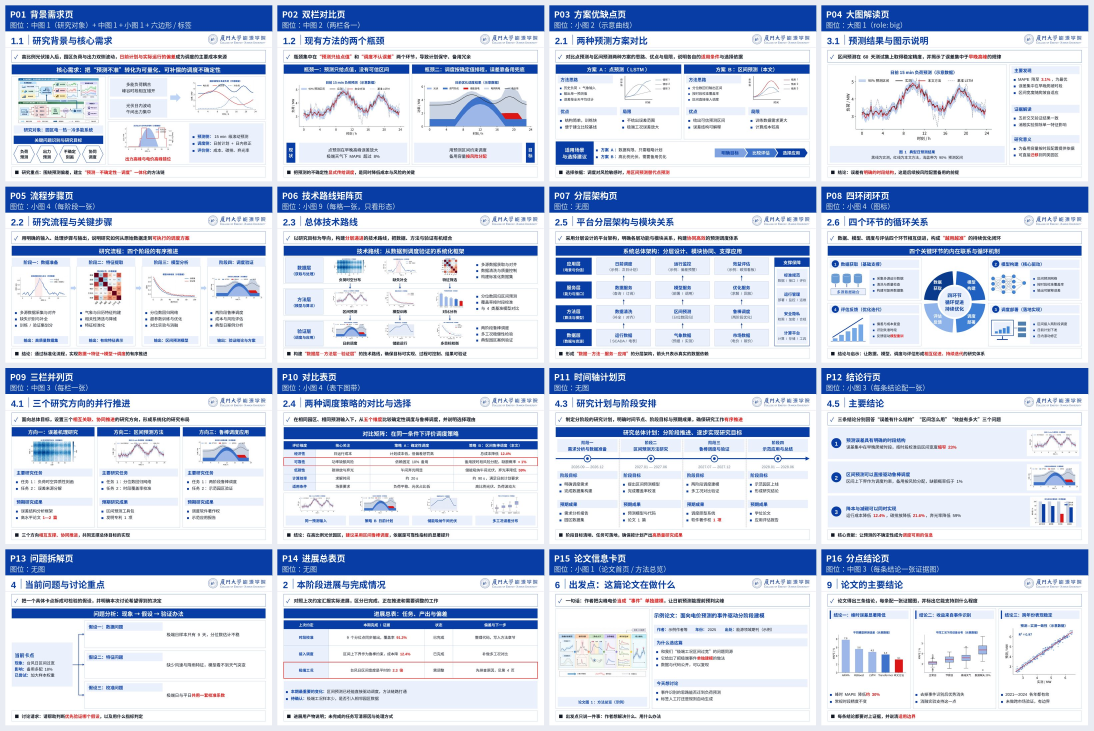
#> input picture research-ppt-skill/assets/page-types.jpg, 3280 x 2192 px (shown at 1/3 size)
$ python prep_gpt_figs.py ../assets/page-types.jpg
#> lines starting #> are read from the running program, lines starting #| are printed output that depends on the picture; after the words box and inside, x2 and y2 are one past the last pixel; in counts of white or black regions, pixels touching at a corner belong together
"""把网页端 GPT 的插画整理成能直接进页面的小图。

用法：
  python prep_gpt_figs.py 源图.png --name g-detect --cut-title --max-width 1200 --colors 200
  python prep_gpt_figs.py 合并图.png --name g-point --split        # 一张左右对照拆成两半
  python prep_gpt_figs.py 目录/ --cut-title --max-width 1200        # 批量（文件名即输出名）

做四件事，按需开关：
  1) 去白边：按像素差找内容框，留 pad 白边。
  2) 裁标题条：按行统计蓝像素，找到顶部那条标题带，在之后的第一个空白行切开。
     插画模型很喜欢在顶上画一条“电量要够”“预测给区间”——不裁会和页里的标题带重复。
  3) 左右拆半：一张画里放了两栏对照时，从中间切开当两张用（看它画的中缝在哪，必要时用 --split-at 微调）。
  4) 压图：降到 max_width、量化到 N 色。10 MB 插画能降到 5 MB，投影看不出差别。

依赖：Pillow + numpy（见技能根目录 INSTALL.md）。
"""
import argparse
import sys
from pathlib import Path

import numpy as np
from PIL import Image, ImageChops


def trim(im, thresh=8, pad=14):
    """去白边（白底图）。返回内容框外扩 pad 的图。"""
    bg = Image.new('RGB', im.size, (255, 255, 255))
    diff = ImageChops.difference(im, bg).convert('L')
    box = diff.point(lambda p: 255 if p > thresh else 0).getbbox()
    if not box:
        return im
    x0, y0, x1, y1 = box
    return im.crop((max(0, x0 - pad), max(0, y0 - pad),
                    min(im.width, x1 + pad), min(im.height, y1 + pad)))


def cut_title(im, band=0.45, on=0.08, off=0.005, pad_below=3):
    """裁掉顶部自带的标题条。band：只在前多少比例里找；on/off：蓝像素行占比阈值。

    机理：标题条是一整块蓝，行占比高；它和下面的内容之间必有一行白。
    找不到“蓝带后紧跟空白”就原图返回，宁可留着也不要切掉主体。
    """
    a = np.asarray(im.convert('RGB')).astype(int)
    blue = (a[:, :, 2] > 110) & (a[:, :, 0] < 90) & (a[:, :, 1] < 110)
    dens = blue.mean(axis=1)
    limit = int(len(dens) * band)
    start = next((i for i in range(limit) if dens[i] > on), None)
    if start is None:
        return im
    end = next((i for i in range(start, limit) if dens[i] < off), None)
    if end is None or end - start < 8:
        return im
    return im.crop((0, min(end + pad_below, im.height - 1), im.width, im.height))


def split_halves(im, at=0.5):
    """从中间切开，返回左右两张。"""
    w = im.width
    cut = int(w * at)
    return im.crop((0, 0, cut, im.height)), im.crop((cut, 0, w, im.height))


def compress(im, max_width=1200, colors=200):
    """降采样 + 量化；colors=0 表示只降采样。"""
    if max_width and im.width > max_width:
        im = im.resize((max_width, round(im.height * max_width / im.width)), Image.LANCZOS)
    if colors:
        im = im.quantize(colors=colors, method=Image.MEDIANCUT, dither=Image.NONE)
    return im


def process(src, out_dir, name=None, do_cut=True, max_width=1200, colors=200, do_split=False, split_at=0.5):
    im = Image.open(src).convert('RGB')
    im = trim(im)
    if do_cut:
        im = trim(cut_title(im))
    stem = name or Path(src).stem
    paths = []
    if do_split:
        left, right = split_halves(im, split_at)
        for suffix, part in (('-a', left), ('-b', right)):
            p = out_dir / f'{stem}{suffix}.png'
            compress(trim(part), max_width, colors).save(p, optimize=True)
            paths.append(p)
    else:
        p = out_dir / f'{stem}.png'
        compress(im, max_width, colors).save(p, optimize=True)
        paths.append(p)
    for p in paths:
        with Image.open(p) as o:
            print(f'{p}  {o.size[0]}x{o.size[1]}  {o.width / o.height:.2f}  {p.stat().st_size // 1024} KB')
    return paths


def main():
    ap = argparse.ArgumentParser(description='整理 GPT 插画：去白边 / 裁标题条 / 拆半 / 压图')
    ap.add_argument('src', help='源图或目录')
    ap.add_argument('--out', default=None, help='输出目录（默认与源图同目录）')
    ap.add_argument('--name', default=None, help='输出文件名（批量时忽略）')
    ap.add_argument('--no-cut-title', action='store_true', help='不裁顶部标题条')
    ap.add_argument('--split', action='store_true', help='左右拆成两张')
    ap.add_argument('--split-at', type=float, default=0.5, help='拆分位置比例，默认 0.5')
    ap.add_argument('--max-width', type=int, default=1200)
    ap.add_argument('--colors', type=int, default=200, help='量化色数，0 = 不量化')
    args = ap.parse_args()

    src = Path(args.src).expanduser()
    if not src.exists():
        sys.exit(f'找不到 {src}')
    out_dir = Path(args.out).expanduser() if args.out else src.parent
    out_dir.mkdir(parents=True, exist_ok=True)
    files = sorted(src.glob('*.png')) if src.is_dir() else [src]
    for f in files:
        process(f, out_dir, name=None if src.is_dir() else args.name,
                do_cut=not args.no_cut_title, max_width=args.max_width,
                colors=args.colors, do_split=args.split, split_at=args.split_at)
#> in process, im is the input picture: PIL image 3280x2192 RGB; mean R, G, B 194.8, 206.2, 228.5
#> in trim, `bg = Image.new('RGB', im.size, (255, 255, 255))`: bg: PIL image 3280x2192 RGB; every value is 255
#> in trim, `diff = ImageChops.difference(im, bg).convert('L')`:
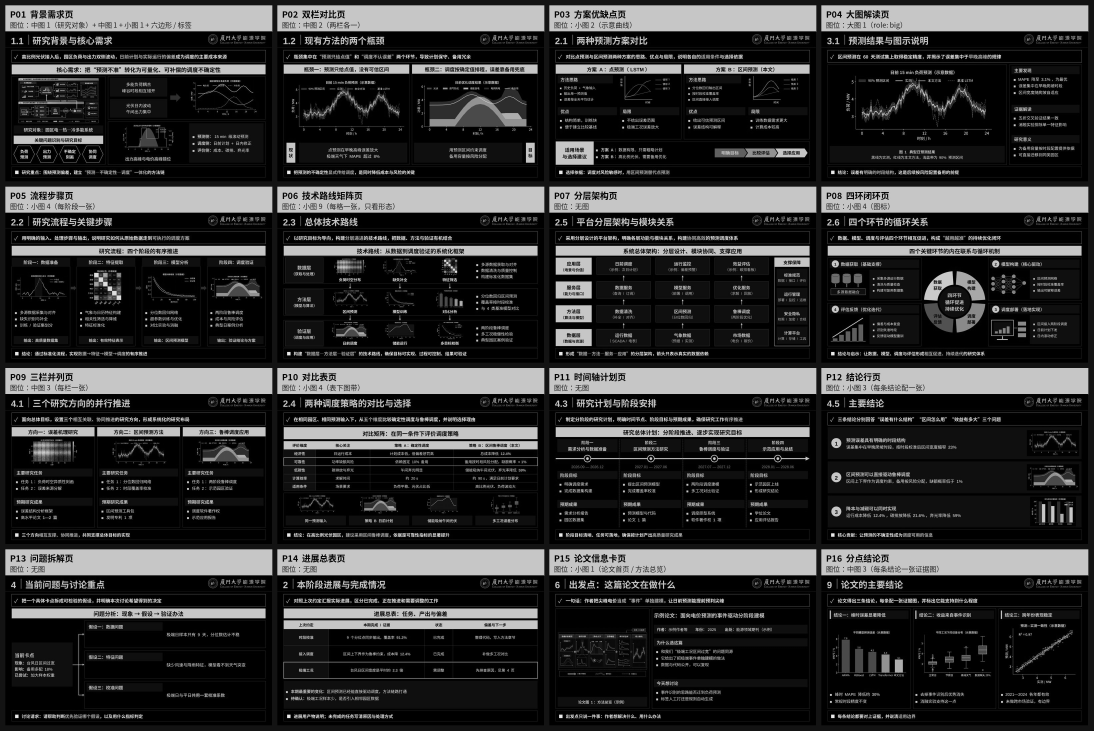
#> diff: PIL image 3280x2192 L (shown at 1/3 size); min 0, max 255, mean 49.6
#> in trim, `box = diff.point(lambda p: 255 if p > thresh else 0).getbbox()`: box = (0, 0, 3280, 2192)
#> in trim, `x0, y0, x1, y1 = box`: x0 = 0; x1 = 3280; y1 = 2192
#> in cut_title, `blue = (a[:, :, 2] > 110) & (a[:, :, 0] < 90) & (a[:, :, 1] < 110)`:
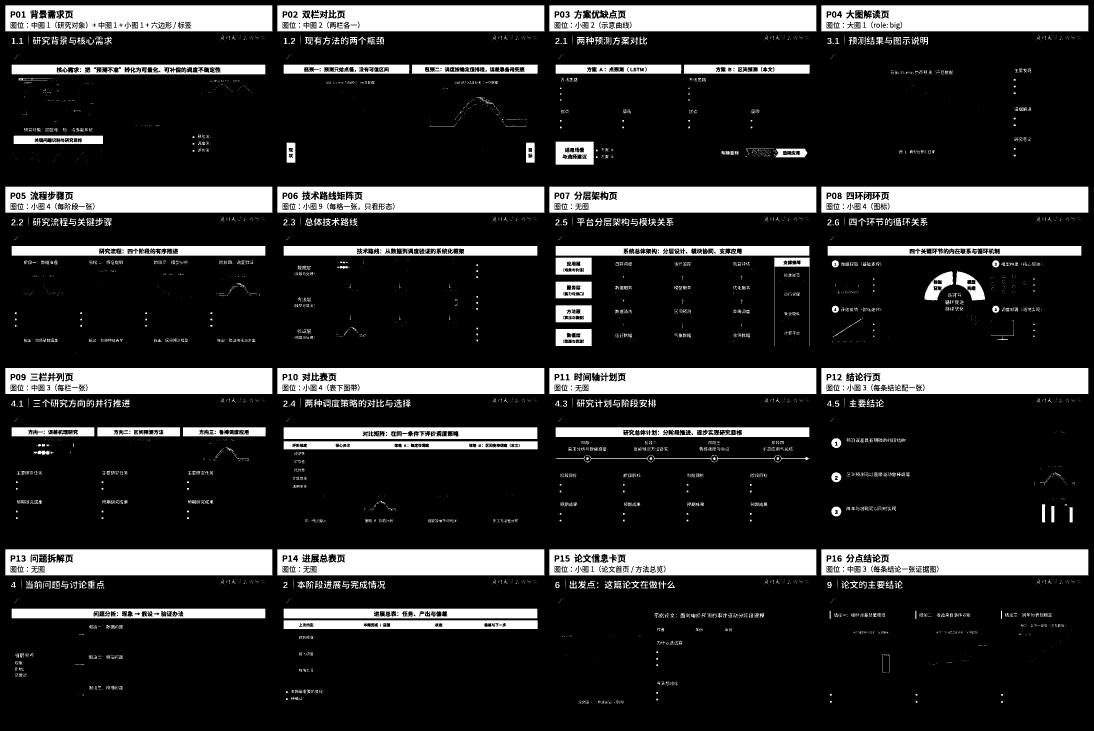
#> blue: shape (2192, 3280) bool (shown at 1/3 size); 18.5% white; 6506 white regions (5260 under 20 px), largest, box (x1, y1, x2, y2) and area: (1648, 560, 2449, 639) 59119, (16, 1648, 817, 1727) 59067, (832, 1648, 1633, 1727) 59013
#> in cut_title, `dens = blue.mean(axis=1)`: dens = 2192 values, max 0.977 at index 16, min 0 at index 0, mean 0.185
#> in cut_title, `limit = int(len(dens) * band)`: limit = 986
#> in cut_title, `start = next((i for i in range(limit) if dens[i] > on), None)`: start = 16
#> in cut_title, `end = next((i for i in range(start, limit) if dens[i] < off), None)`: end = 94
#> in cut_title, `return im.crop((0, min(end + pad_below, im.height - 1), im.width, im.h..`:
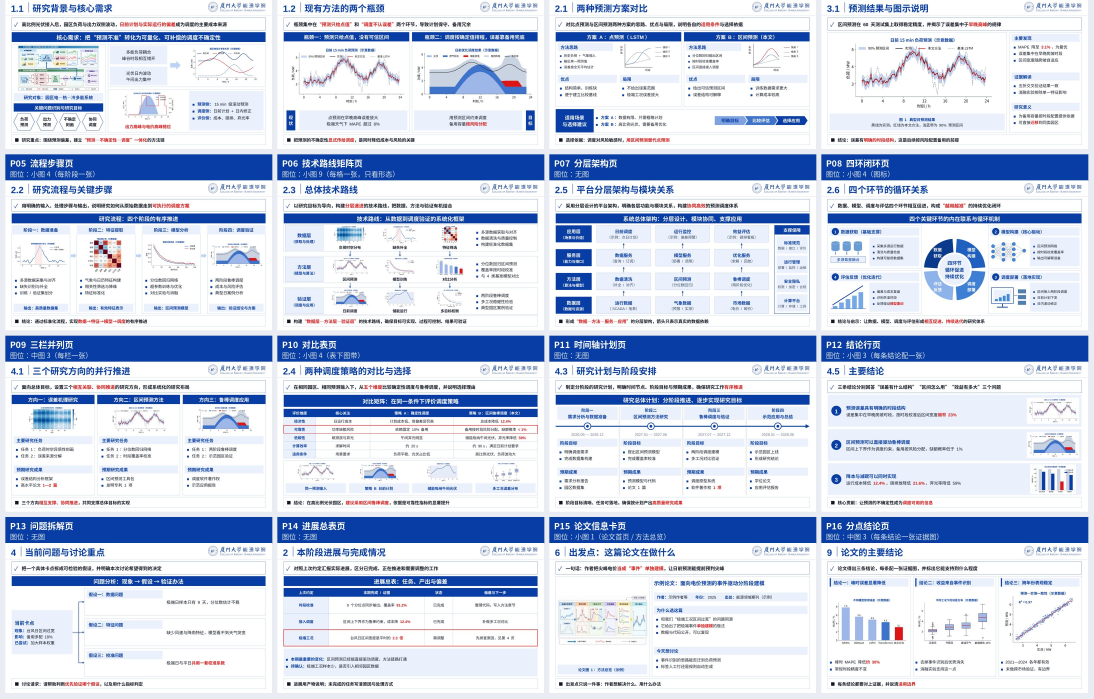
#> returned value: PIL image 3280x2095 RGB (shown at 1/3 size); mean R, G, B 200.7, 210.8, 230.5
#> call 2 of trim, with thresh = 8, pad = 14
#> in trim (call 2), `bg = Image.new('RGB', im.size, (255, 255, 255))`: bg: PIL image 3280x2095 RGB; every value is 255
#> in trim (call 2), `diff = ImageChops.difference(im, bg).convert('L')`:
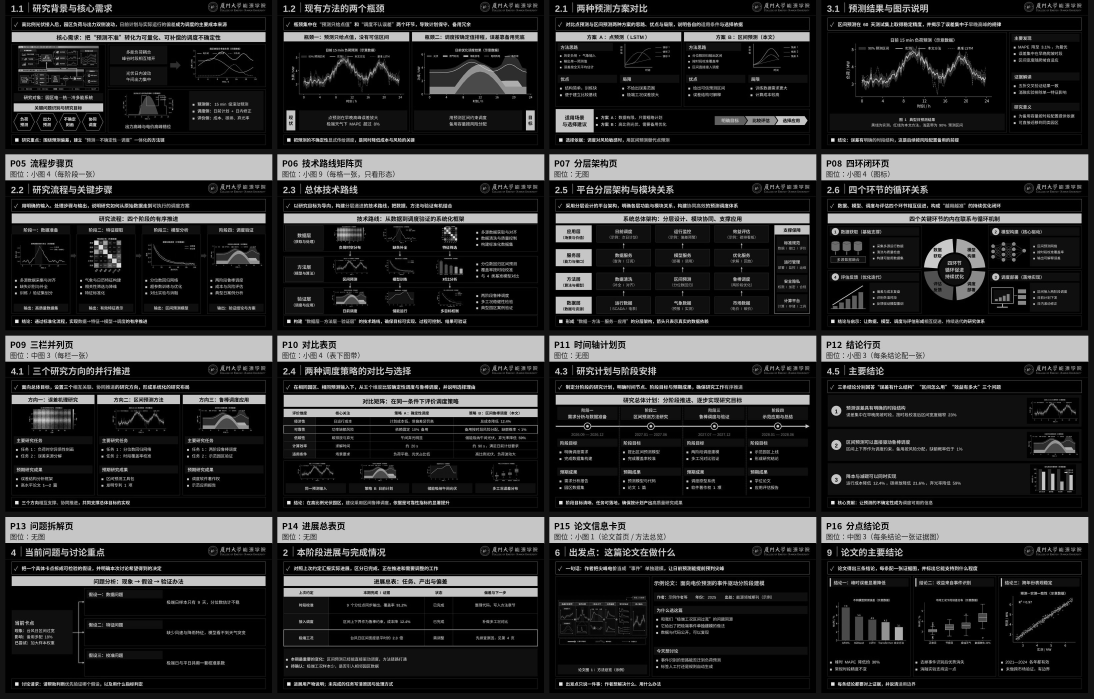
#> diff: PIL image 3280x2095 L (shown at 1/3 size); min 0, max 255, mean 44.9
#> in trim (call 2), `box = diff.point(lambda p: 255 if p > thresh else 0).getbbox()`: box = (0, 0, 3280, 2095)
#> in trim (call 2), `x0, y0, x1, y1 = box`: y1 = 2095
#> in compress, `im = im.resize((max_width, round(im.height * max_width / im.width)), I..`:
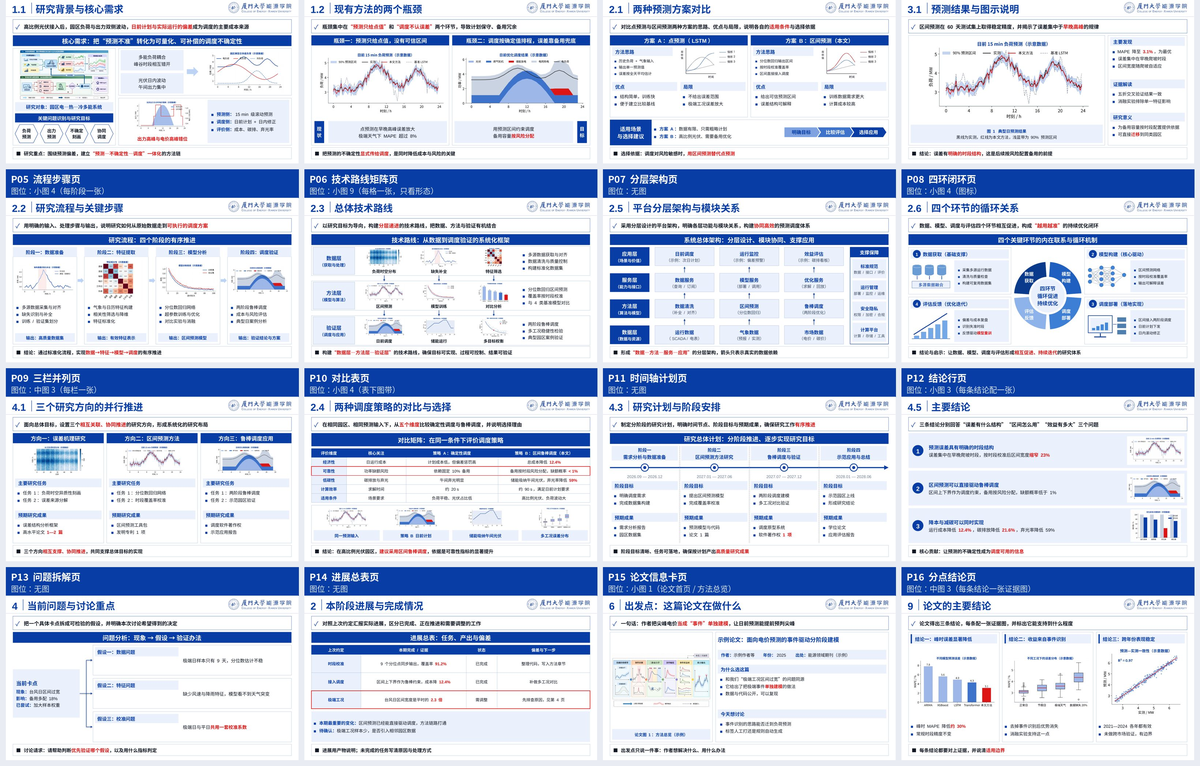
#> im: PIL image 1200x766 RGB; mean R, G, B 200.5, 210.4, 230.2
#| ../assets/page-types.png  1200x766  1.57  282 KB


if __name__ == '__main__':
    main()
